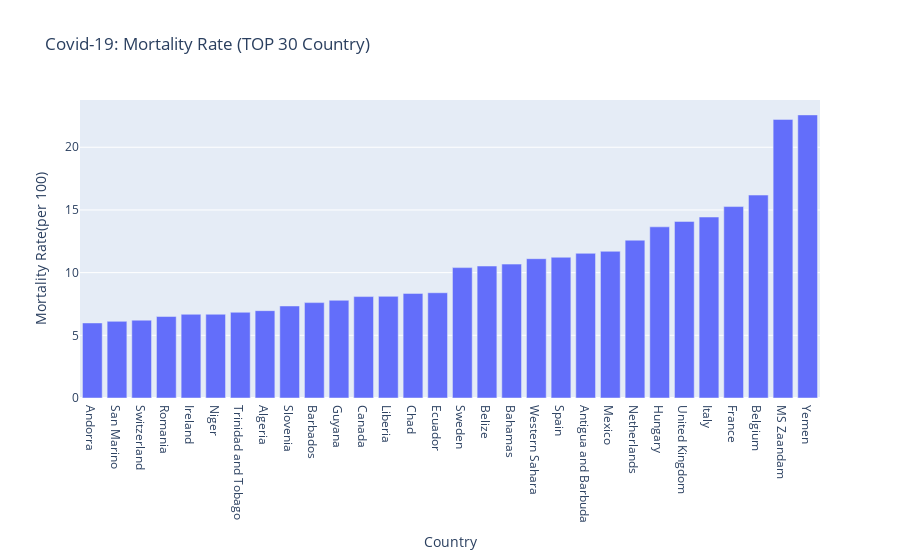

Source (notebook cell):
### Code cell
#plt.figure(figsize=(10,12))
#plt.barh(covid_19.sort_values('Mortality Rate(per 100)')['Mortality Rate(per 100)'].index[-30:],
# covid_19.sort_values('Mortality Rate(per 100)')['Mortality Rate(per 100)'].values[-30:])

fig = px.bar(data_frame = covid_19,
                 x =covid_19.sort_values('Mortality Rate(per 100)')['Mortality Rate(per 100)'].index[-30:],
                 y =covid_19.sort_values('Mortality Rate(per 100)')['Mortality Rate(per 100)'].values[-30:],
                 title = 'Covid-19: Mortality Rate (TOP 30 Country)')

fig.update_xaxes(title_text = 'Country')
fig.update_yaxes(title_text = 'Mortality Rate(per 100)')

### Figure 1 — Plotly figure (JSON) as saved in the notebook; plotly's stock layout.template omitted (floating-point values rounded to 4 significant figures)
{"data": [{"alignmentgroup": "True", "hovertemplate": "x=%{x}<br>y=%{y}<extra></extra>", "legendgroup": "", "marker": {"color": "#636efa"}, "name": "", "offsetgroup": "", "orientation": "v", "showlegend": false, "textposition": "auto", "type": "bar", "x": ["Andorra", "San Marino", "Switzerland", "Romania", "Ireland", "Niger", "Trinidad and Tobago", "Algeria", "Slovenia", "Barbados", "Guyana", "Canada", "Liberia", "Chad", "Ecuador", "Sweden", "Belize", "Bahamas", "Western Sahara", "Spain", "Antigua and Barbuda", "Mexico", "Netherlands", "Hungary", "United Kingdom", "Italy", "France", "Belgium", "MS Zaandam", "Yemen"], "xaxis": "x", "y": [5.986, 6.114, 6.209, 6.499, 6.677, 6.68, 6.838, 6.965, 7.34, 7.609, 7.792, 8.09, 8.108, 8.343, 8.396, 10.4, 10.53, 10.68, 11.11, 11.23, 11.54, 11.7, 12.59, 13.65, 14.08, 14.44, 15.27, 16.19, 22.22, 22.58], "yaxis": "y"}], "layout": {"barmode": "relative", "legend": {"tracegroupgap": 0}, "title": {"text": "Covid-19: Mortality Rate (TOP 30 Country)"}, "xaxis": {"anchor": "y", "domain": [0, 1], "title": {"text": "Country"}}, "yaxis": {"anchor": "x", "domain": [0, 1], "title": {"text": "Mortality Rate(per 100)"}}}}
